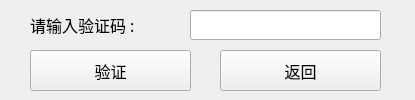
<?xml version="1.0" encoding="UTF-8"?>
<ui version="4.0">
 <class>Authentication</class>
 <widget class="QWidget" name="Authentication">
  <property name="geometry">
   <rect>
    <x>0</x>
    <y>0</y>
    <width>415</width>
    <height>100</height>
   </rect>
  </property>
  <property name="windowTitle">
   <string>验证</string>
  </property>
  <widget class="QLabel" name="label">
   <property name="geometry">
    <rect>
     <x>30</x>
     <y>10</y>
     <width>161</width>
     <height>30</height>
    </rect>
   </property>
   <property name="font">
    <font>
     <family>宋体</family>
     <pointsize>12</pointsize>
    </font>
   </property>
   <property name="text">
    <string>请输入验证码 :</string>
   </property>
  </widget>
  <widget class="QLineEdit" name="code_line">
   <property name="geometry">
    <rect>
     <x>190</x>
     <y>10</y>
     <width>191</width>
     <height>30</height>
    </rect>
   </property>
   <property name="font">
    <font>
     <pointsize>10</pointsize>
    </font>
   </property>
  </widget>
  <widget class="QPushButton" name="authentic_button">
   <property name="geometry">
    <rect>
     <x>30</x>
     <y>50</y>
     <width>161</width>
     <height>41</height>
    </rect>
   </property>
   <property name="font">
    <font>
     <family>宋体</family>
     <pointsize>12</pointsize>
    </font>
   </property>
   <property name="text">
    <string>验证</string>
   </property>
  </widget>
  <widget class="QPushButton" name="back_button">
   <property name="geometry">
    <rect>
     <x>220</x>
     <y>50</y>
     <width>161</width>
     <height>41</height>
    </rect>
   </property>
   <property name="font">
    <font>
     <family>宋体</family>
     <pointsize>12</pointsize>
    </font>
   </property>
   <property name="text">
    <string>返回</string>
   </property>
  </widget>
 </widget>
 <resources/>
 <connections/>
</ui>
